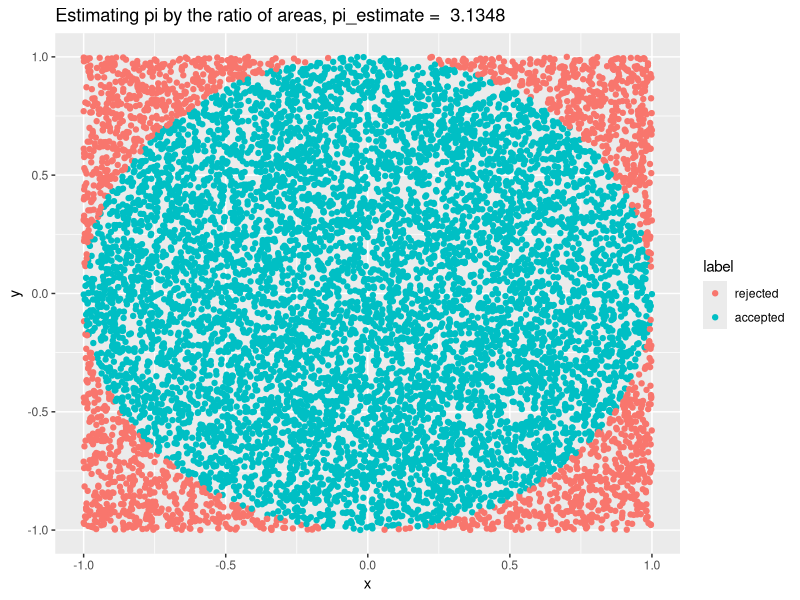

Write the R code that produced this figure.
library(ggplot2)
# Illustrate estimating pi using using the ratio A_circle / A_square = pi/4 where 
# we estimate the areas by drawing points  uniformly inside a unit square 
# and estimating the A_circle by counting draws inside the circle.
sample_function <- function(x) return (runif(n=2, min=-1, max=1))

acceptance_bound <-function(x, y) {
    # Accepting all points inside a circle of unit radius.
    ((x**2 + y**2) < 1) * 1
}

N_SAMPLES <- 1e4 # Plotting takes some times when using > 1e5 nmbr of samples
samples <- replicate(N_SAMPLES, sample_function())

list_samples <- split(samples, rep(1:ncol(samples), each = nrow(samples)))
df_samples <- as.data.frame(do.call(rbind, list_samples))
colnames(df_samples) <- c("x", "y")
df_samples['label'] <- accepted_indices <- as.factor(sapply(
    list_samples, function(x) acceptance_bound(x[1], x[2])))
levels(df_samples$label) <- c("rejected", "accepted")

# Estimate pi by the ratio of the number of accepted samples over the
# total number of samples
pi_estimate <- 4*sum(df_samples$label=='accepted') / N_SAMPLES
print(pi_estimate - pi)

m <- ggplot(data = df_samples, aes(x=x, y=y, colour=label)) + 
    geom_point() + labs(title = paste(
        'Estimating pi by the ratio of areas, pi_estimate = ', 
        pi_estimate), xlab='x', ylab='y')
m
dev.copy(jpeg, 'fig_estimate_pi.jpeg')
dev.off()